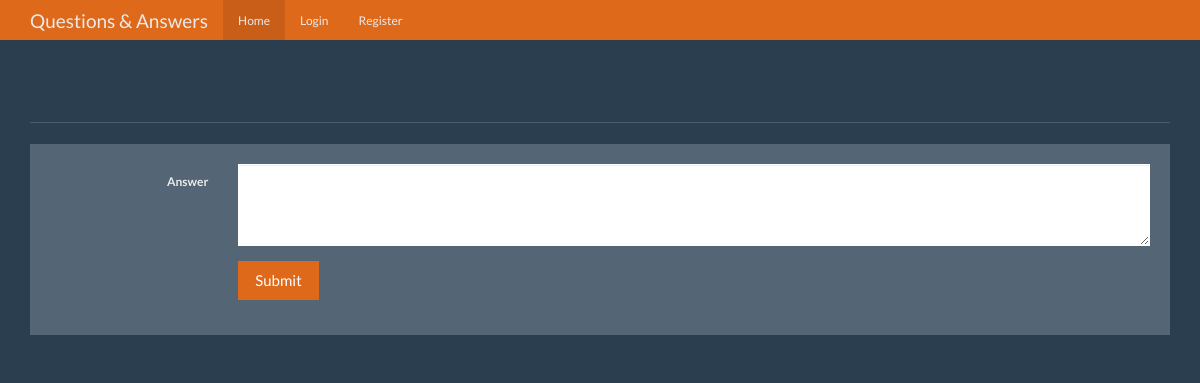
The app's page /answer/3, older data.
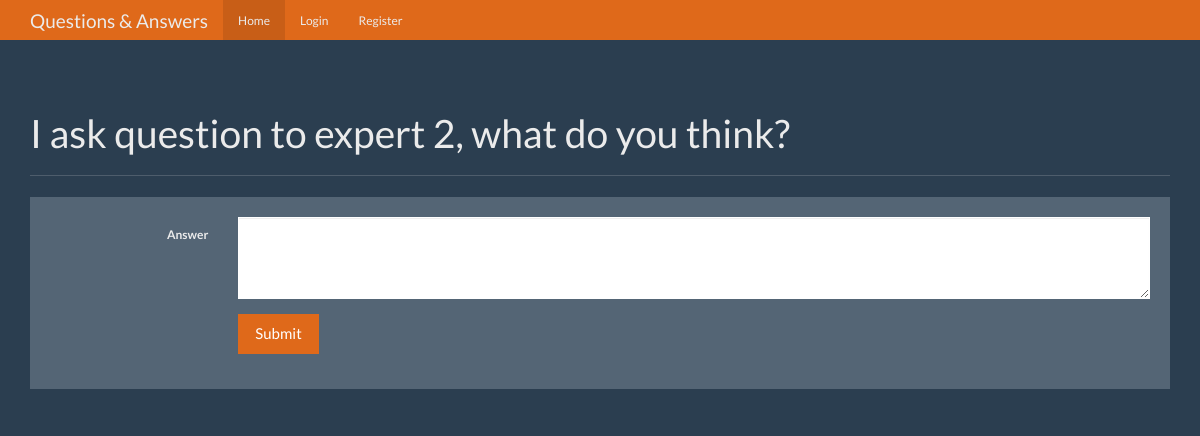
The same page, newer data.
### tables this page shows
CREATE TABLE questions (
    id integer primary key autoincrement,
    question_text text not null,
    answer_text text,
    asked_by_id integer not null,
    expert_id integer not null
);

### app.py (the view)
@app.route("/answer/<question_id>", methods=["GET","POST"])
def answer(question_id):
    user = get_current_user()
    db = dbcon.get_db()
    if request.method == "POST":
        db.execute("update questions set answer_text = ? where id=?",
                    [request.form["answer"], question_id])
        db.commit()
        return redirect(url_for("unanswered"))
    question_cur = db.execute("select id, question_text from questions where id=?", [question_id])
    question = question_cur.fetchone()
    return render_template("answer.html", user=user, question=question)

### app.py (called while the page is built)
def get_current_user():
    user_result = None
    if 'user' in session:
        user = session["user"]
        db = dbcon.get_db()
        user_cur = db.execute("select * from users where name = ?", [user])
        user_result = user_cur.fetchone()
    return user_result

### dbcon.py (called while the page is built)
def connect_db():
    sql = sqlite3.connect("./questions.db")
    sql.row_factory = sqlite3.Row
    return sql

def get_db():
    if not hasattr(g, 'sqlite_db'):
        g.sqlite_db = connect_db()
    return g.sqlite_db

### templates/answer.html
{% extends 'base.html' %}
{% block body %}
      <div class="page-header">
        <h1>{{question.question_text}}</h1>
      </div>
        <div class="row">
          <div class="col-lg-12">
            <div class="well bs-component">
              <form class="form-horizontal" method="POST" action="{{ url_for('answer', question_id=question.id ) }}">
                <fieldset>
                  <div class="form-group">
                    <label for="textArea" class="col-lg-2 control-label">Answer</label>
                    <div class="col-lg-10">
                      <textarea class="form-control" rows="3" name="answer" id="textArea"></textarea>
                    </div>
                  </div>
                  <div class="form-group">
                    <div class="col-lg-10 col-lg-offset-2">
                      <button type="submit" class="btn btn-primary">Submit</button>
                    </div>
                  </div>
                </fieldset>
              </form>
            </div>
          </div>
        </div>
      </div>
{% endblock %}

Row changes from the older to the newer data that the page shows:
added questions: question_text "I ask question to expert 2, what do you think?"
